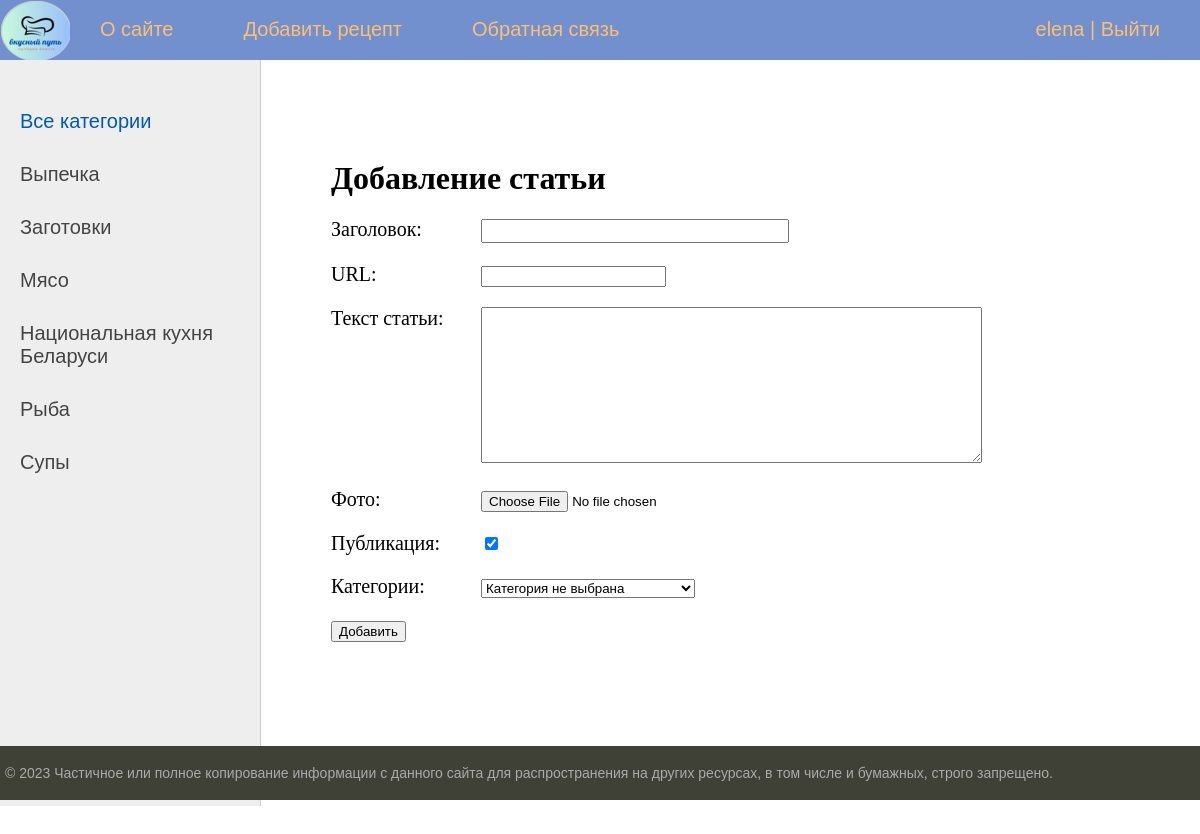
Screenshot of /addpage/ (signed in) with the database file from the repository.
### delicious_way/models.py (models this page shows)
class Category(models.Model):
    name = models.CharField(max_length=100, db_index=True, verbose_name='Категория')
    slug = models.SlugField(max_length=255, unique=True, db_index=True, verbose_name="URL")
    def __str__(self):
        return self.name
    def get_absolute_url(self):
        return reverse('category', kwargs={'cat_slug': self.slug})
    class Meta:
        verbose_name = 'Категория'
        verbose_name_plural = 'Категории'
        ordering = ['id']

### delicious_way/views.py (the view)
# urls.py: path('addpage/', AddPage.as_view(), name='add_page'),
class AddPage(LoginRequiredMixin, DataMixin, CreateView):
    form_class = AddPostForm
    template_name = 'delicious_way/addpage.html'
    success_url = reverse_lazy('home')
    login_url = reverse_lazy('home')
    raise_exception = True
    def get_context_data(self, *, object_list=None, **kwargs):
        context = super().get_context_data(**kwargs)
        c_def = self.get_user_context(title="Добавление статьи")
        return dict(list(context.items()) + list(c_def.items()))

### delicious_way/forms.py (shortened to what this page needs)
class AddPostForm(forms.ModelForm):
    def __init__(self, *args, **kwargs):
        super().__init__(*args, **kwargs)
        self.fields['cat'].empty_label = "Категория не выбрана"
    class Meta:
        model = DeliciousWay
        fields = ['title', 'slug', 'content', 'photo', 'is_published', 'cat']
        widgets = {
            'title': forms.TextInput(attrs={'class': 'form-input'}),
            'content': forms.Textarea(attrs={'cols': 60, 'rows': 10}),
        }

### delicious_way/utils.py (called while the page is built)
    def get_user_context(self, **kwargs):
        context = kwargs
        cats = Category.objects.annotate(Count('deliciousway'))
        user_menu = menu.copy()
        if not self.request.user.is_authenticated:
            user_menu.pop(1)
        context['menu'] = user_menu
        context['cats'] = cats
        if 'cat_selected' not in context:
            context['cat_selected'] = 0
        return context

### delicious_way/templates/delicious_way/addpage.html (shortened to what this page needs)
{% extends 'delicious_way/base.html' %}
{% block content %}
<h1>{{title}}</h1>
<form action="{% url 'add_page' %}" method="post" enctype="multipart/form-data">
    {% for f in form %}
<p><label class="form-label" for="{{ f.id_for_label }}">{{f.label}}: </label>{{ f }}</p>
{% endfor %}
    <button type="submit">Добавить</button>
</form>
{% endblock %}

### delicious_way/templates/delicious_way/base.html (shortened to what this page needs)
{% load static %}
{% load delicious_way_tags %}
<!DOCTYPE html>
<html>
<head>
	<link type="text/css" href="{% static 'delicious_way/css/styles.css' %}" rel="stylesheet" />
</head>
<body>
<table class="table-page" border=0 cellpadding="0" cellspacing="0">
<tr><td valign=top>
{% block mainmenu %}
		<div class="header">
			<ul id="mainmenu" class="mainmenu">
			<li class="logo"><a href="{% url 'home' %}"><div class="logo"></div></a></li>
{% for m in menu %}
			<li><a href="{% url m.url_name %}">{{m.title}}</a></li>
{% endfor %}
			{% if request.user.is_authenticated %}
			<li class="last"> {{user.username}} | <a href="{% url 'logout' %}">Выйти</a></li>
			{% else %}
			<li class="last"><a href="{% url 'register' %}">Регистрация</a> | <a href="{% url 'login' %}">Войти</a></li>
			{% endif %}
			</ul>
		</div>
{% endblock mainmenu %}
<table class="table-content" border=0 cellpadding="0" cellspacing="0">
<tr>
	<td valign="top" class="left-chapters">
	<ul id="leftchapters">
{% if cat_selected == 0 %}
                   <li class="selected">Все категории</li>
{% else %}
                   <li><a href="{% url 'home' %}">Все категории</a></li>
{% endif %}
{% for c in cats %}
{% if c.deliciousway__count > 0 %}
         {% if c.pk == cat_selected %}
                   <li class="selected">{{c.name}}</li>
         {% else %}
                   <li><a href="{{ c.get_absolute_url }}">{{c.name}}</a></li>
         {% endif %}
{% endif %}
{% endfor %}
	</ul>
</td>
<td valign="top" class="content">
	<div class="content-text">
{% block content %}
{% endblock %}
	</div>
</td></tr></table>
</td></tr>
<tr><td valign=top>
	<div id="footer">
		<p>&copy; 2023 Частичное или полное копирование информации с данного сайта для распространения на других ресурсах, в том числе и бумажных, строго запрещено.</p>
	</div>
</td></tr></table>
</body>
</html>

### delicious_way/static/delicious_way/css/styles.css (style rules this page uses)
html, body { font-family: 'Arial'; margin: 0; padding: 0; height: 100%; width: 100%; color: #444; }
a { color: #0059b2; text-decoration: none; }
.table-page { width: 100%; height: 100%; vertical-align: top; }
.table-page tr { height: 100%; }
.header { background: #728FCE; height: 60px; }
.logo { background: url('../images/my_logo_new.png') no-repeat 1px 1px; width: 70px; height: 60px; }
ul.mainmenu { list-style: none; margin: 0; padding: 0; height: 60px; color: #fdc073; font-size: 20px; overflow: hidden; }
ul.mainmenu li { float: left; margin: 18px 40px 0 30px; }
ul.mainmenu li.logo { margin: 0; }
ul.mainmenu li.last { float: right; }
ul.mainmenu li a { color: #fdc073; text-decoration: none; }
.table-content { width: 100%; min-height: 100%; height: 100%; }
.left-chapters { margin: 0; background: #eee; border-right: 1px solid #ccc; min-height: 100%; }
.left-chapters ul { width: 230px; min-height: 100%; margin: 0; padding: 20px 10px 10px 20px; list-style: none; font-size: 20px; }
.left-chapters ul li { margin: 30px 0 0 0; color: #999; }
.left-chapters ul li.selected { color: #0059b2; }
.left-chapters ul li a { color: #444; text-decoration: none; }
.content { padding: 40px 20px 20px 40px; width: 100%; box-sizing: border-box; }
.content-text { margin: 60px 0 0 30px; color: #000; font-size: 20px; font-family: Yandex Sans Display Light; }
.content-text h1 { font-size: 32px; }
#footer { box-sizing: border-box; background: #3F4137; padding: 5px; color: #aaa; font-size: 14px; font-family: Verdana, Geneva, Arial, Helvetica; text-align: left; overflow: hidden; }
.form-input { width: 300px; font-size: 16px; }
.form-label { display: inline-block; min-width: 150px; vertical-align: top; }

### rows the page displays
Category: name "Выпечка"
Category: name "Заготовки"
Category: name "Мясо"
Category: name "Национальная кухня Беларуси"
Category: name "Рыба"
Category: name "Супы"

### other values shown
{{ m.title }} "О сайте" "Добавить рецепт" "Обратная связь"
{{ user.username }} "elena"
{{ title }} "Добавление статьи"
{{ f.label }} "Заголовок" "URL" "Текст статьи" "Фото" "Публикация" "Категории"
